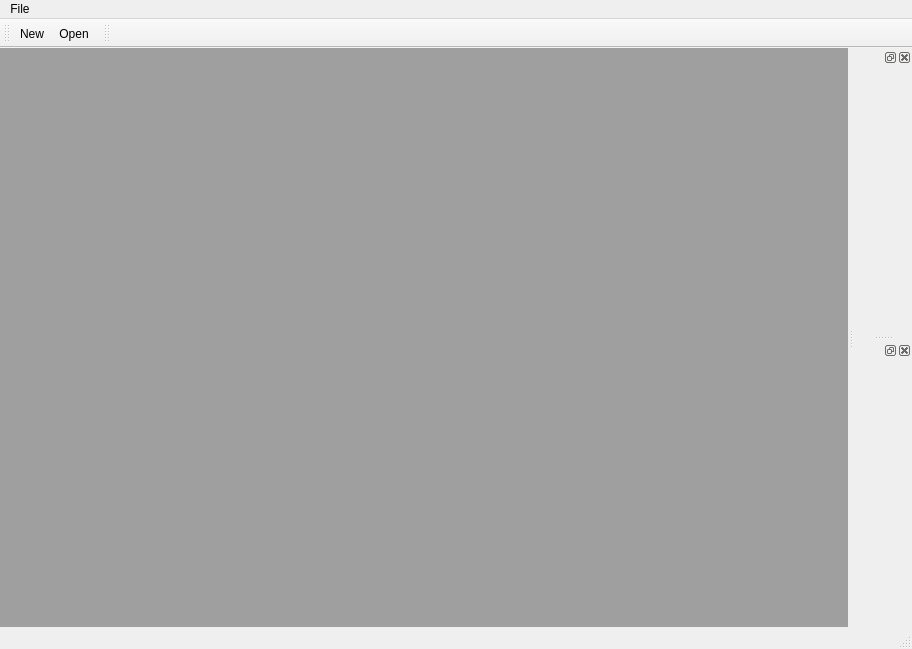
<?xml version="1.0" encoding="UTF-8"?>
<ui version="4.0">
 <class>MainWindow</class>
 <widget class="QMainWindow" name="MainWindow">
  <property name="geometry">
   <rect>
    <x>0</x>
    <y>0</y>
    <width>912</width>
    <height>649</height>
   </rect>
  </property>
  <property name="windowTitle">
   <string>MainWindow</string>
  </property>
  <widget class="QWidget" name="centralwidget">
   <layout class="QHBoxLayout" name="horizontalLayout">
    <property name="spacing">
     <number>0</number>
    </property>
    <property name="margin">
     <number>0</number>
    </property>
    <item>
     <widget class="QSplitter" name="splitter">
      <property name="sizePolicy">
       <sizepolicy hsizetype="Expanding" vsizetype="Expanding">
        <horstretch>0</horstretch>
        <verstretch>0</verstretch>
       </sizepolicy>
      </property>
      <property name="orientation">
       <enum>Qt::Horizontal</enum>
      </property>
      <widget class="QMdiArea" name="mdiArea">
       <property name="sizePolicy">
        <sizepolicy hsizetype="Expanding" vsizetype="Expanding">
         <horstretch>0</horstretch>
         <verstretch>0</verstretch>
        </sizepolicy>
       </property>
       <property name="minimumSize">
        <size>
         <width>0</width>
         <height>0</height>
        </size>
       </property>
       <property name="viewMode">
        <enum>QMdiArea::TabbedView</enum>
       </property>
       <property name="documentMode">
        <bool>true</bool>
       </property>
       <property name="tabsClosable">
        <bool>true</bool>
       </property>
       <property name="tabsMovable">
        <bool>true</bool>
       </property>
       <property name="tabPosition">
        <enum>QTabWidget::South</enum>
       </property>
      </widget>
     </widget>
    </item>
   </layout>
  </widget>
  <widget class="QMenuBar" name="menubar">
   <property name="geometry">
    <rect>
     <x>0</x>
     <y>0</y>
     <width>912</width>
     <height>21</height>
    </rect>
   </property>
   <widget class="QMenu" name="menuFile">
    <property name="title">
     <string>File</string>
    </property>
    <addaction name="actionNew"/>
    <addaction name="actionOpen"/>
    <addaction name="separator"/>
    <addaction name="actionSetProject"/>
   </widget>
   <addaction name="menuFile"/>
  </widget>
  <widget class="QStatusBar" name="statusbar"/>
  <widget class="QToolBar" name="toolBar">
   <property name="windowTitle">
    <string>toolBar</string>
   </property>
   <property name="iconSize">
    <size>
     <width>16</width>
     <height>16</height>
    </size>
   </property>
   <attribute name="toolBarArea">
    <enum>TopToolBarArea</enum>
   </attribute>
   <attribute name="toolBarBreak">
    <bool>false</bool>
   </attribute>
   <addaction name="actionNew"/>
   <addaction name="actionOpen"/>
  </widget>
  <widget class="QDockWidget" name="dockWidget_2">
   <attribute name="dockWidgetArea">
    <number>2</number>
   </attribute>
   <widget class="QWidget" name="dockWidgetContents_2">
    <layout class="QHBoxLayout" name="horizontalLayout_2">
     <property name="spacing">
      <number>0</number>
     </property>
     <property name="margin">
      <number>0</number>
     </property>
     <item>
      <widget class="reAssetsWidget" name="widget" native="true"/>
     </item>
    </layout>
   </widget>
  </widget>
  <widget class="QDockWidget" name="dockWidget_3">
   <attribute name="dockWidgetArea">
    <number>2</number>
   </attribute>
   <widget class="QWidget" name="dockWidgetContents_3">
    <layout class="QHBoxLayout" name="horizontalLayout_3">
     <property name="spacing">
      <number>0</number>
     </property>
     <property name="margin">
      <number>0</number>
     </property>
     <item>
      <widget class="rePropertyWidget" name="propertyWidget" native="true"/>
     </item>
    </layout>
   </widget>
  </widget>
  <widget class="QToolBar" name="childToolbar">
   <property name="windowTitle">
    <string>toolBar_2</string>
   </property>
   <property name="iconSize">
    <size>
     <width>16</width>
     <height>16</height>
    </size>
   </property>
   <attribute name="toolBarArea">
    <enum>TopToolBarArea</enum>
   </attribute>
   <attribute name="toolBarBreak">
    <bool>false</bool>
   </attribute>
  </widget>
  <action name="actionNew">
   <property name="icon">
    <iconset resource="../resources/resources.qrc">
     <normaloff>:/new.png</normaloff>:/new.png</iconset>
   </property>
   <property name="text">
    <string>New</string>
   </property>
  </action>
  <action name="actionSetProject">
   <property name="icon">
    <iconset resource="../resources/resources.qrc">
     <normaloff>:/newproject.png</normaloff>:/newproject.png</iconset>
   </property>
   <property name="text">
    <string>Set Project</string>
   </property>
  </action>
  <action name="actionOpen">
   <property name="icon">
    <iconset resource="../resources/resources.qrc">
     <normaloff>:/open.png</normaloff>:/open.png</iconset>
   </property>
   <property name="text">
    <string>Open</string>
   </property>
   <property name="shortcut">
    <string>Ctrl+O</string>
   </property>
  </action>
 </widget>
 <customwidgets>
  <customwidget>
   <class>reAssetsWidget</class>
   <extends>QWidget</extends>
   <header>reAssetsWidget.h</header>
   <container>1</container>
  </customwidget>
  <customwidget>
   <class>rePropertyWidget</class>
   <extends>QWidget</extends>
   <header>rePropertyWidget.h</header>
   <container>1</container>
  </customwidget>
 </customwidgets>
 <resources>
  <include location="../resources/resources.qrc"/>
 </resources>
 <connections>
  <connection>
   <sender>actionNew</sender>
   <signal>triggered()</signal>
   <receiver>MainWindow</receiver>
   <slot>newObject()</slot>
   <hints>
    <hint type="sourcelabel">
     <x>-1</x>
     <y>-1</y>
    </hint>
    <hint type="destinationlabel">
     <x>466</x>
     <y>358</y>
    </hint>
   </hints>
  </connection>
  <connection>
   <sender>actionSetProject</sender>
   <signal>triggered()</signal>
   <receiver>MainWindow</receiver>
   <slot>setProject()</slot>
   <hints>
    <hint type="sourcelabel">
     <x>-1</x>
     <y>-1</y>
    </hint>
    <hint type="destinationlabel">
     <x>455</x>
     <y>324</y>
    </hint>
   </hints>
  </connection>
  <connection>
   <sender>mdiArea</sender>
   <signal>subWindowActivated(QMdiSubWindow*)</signal>
   <receiver>MainWindow</receiver>
   <slot>subWindowActivated(QMdiSubWindow*)</slot>
   <hints>
    <hint type="sourcelabel">
     <x>257</x>
     <y>194</y>
    </hint>
    <hint type="destinationlabel">
     <x>132</x>
     <y>-12</y>
    </hint>
   </hints>
  </connection>
 </connections>
 <slots>
  <slot>newObject()</slot>
  <slot>setProject()</slot>
  <slot>subWindowActivated(QMdiSubWindow*)</slot>
 </slots>
</ui>
